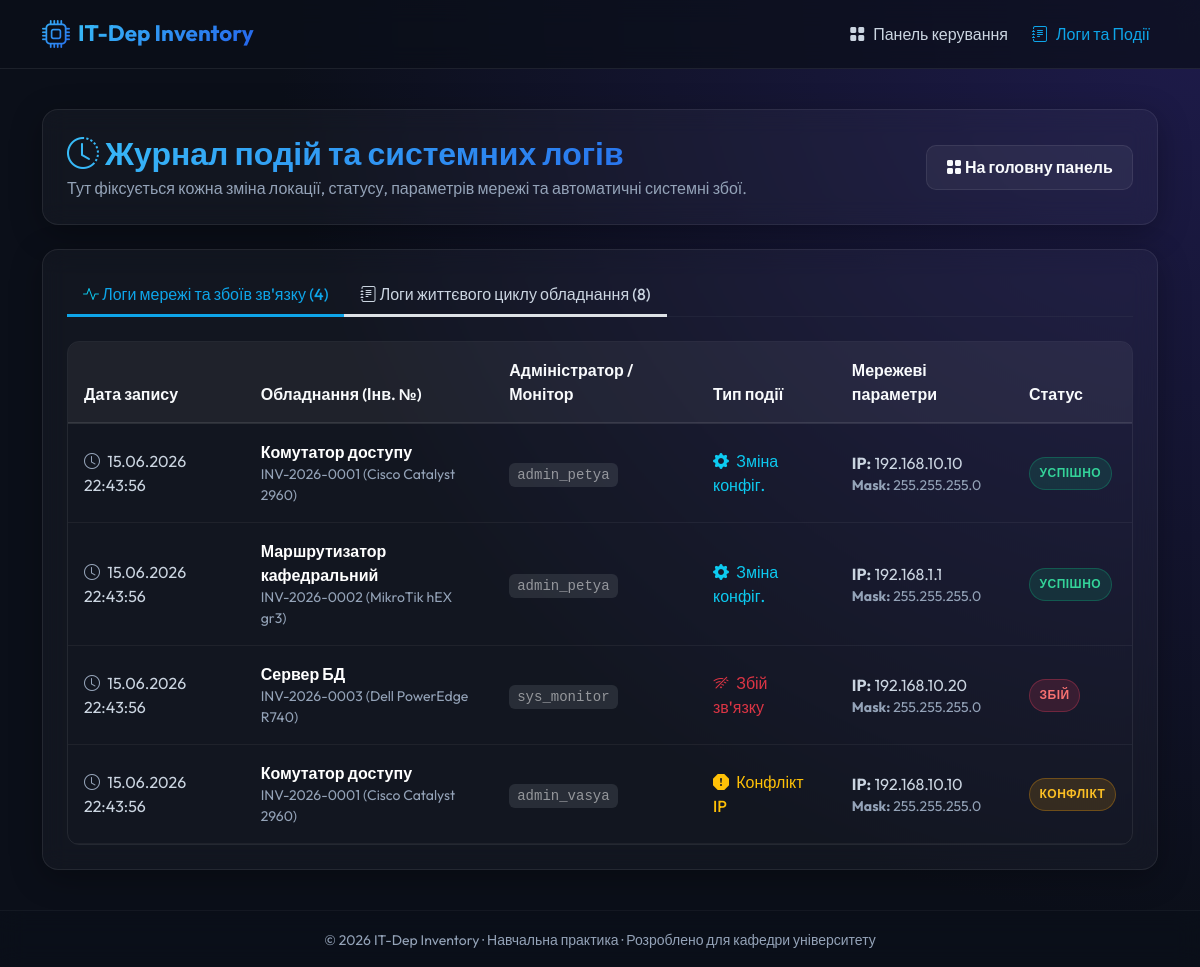
The page /history_logs.php on the database as committed earlier.
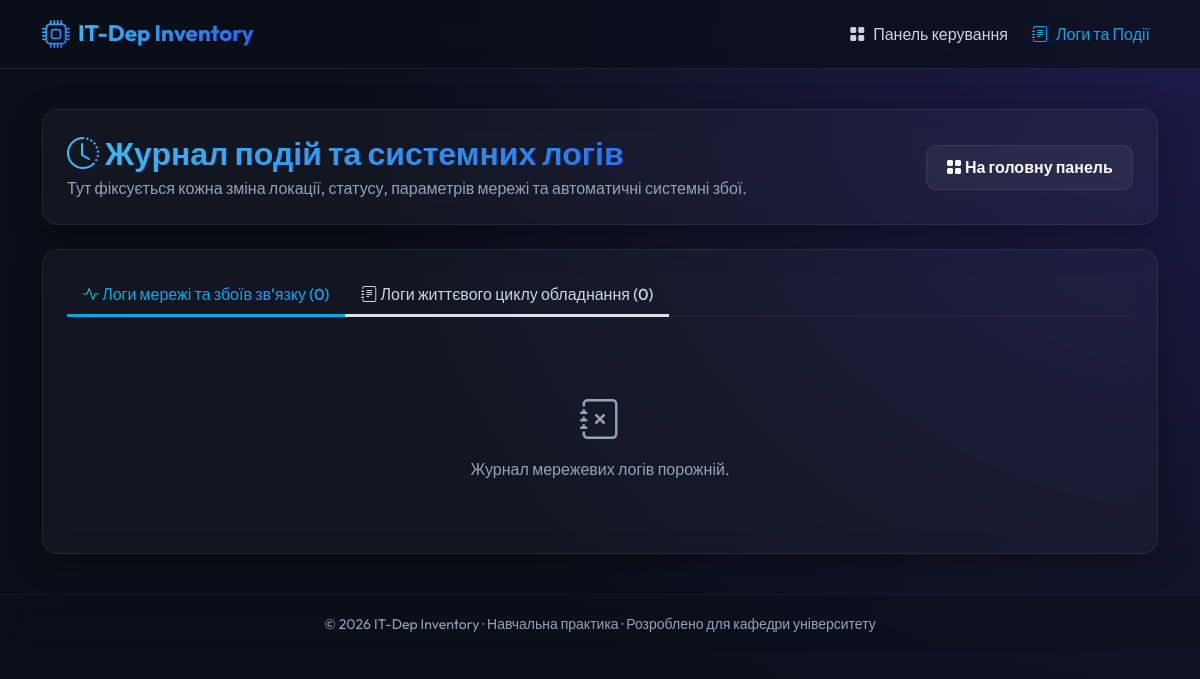
The same page on the database as committed later.
### tables this page shows
CREATE TABLE IF NOT EXISTS `network_history_and_logs` (
    `id` INT AUTO_INCREMENT PRIMARY KEY,
    `device_id` INT NOT NULL,
    `admin_name` VARCHAR(100) NOT NULL,
    `log_type` ENUM('зміна налаштувань', 'збій зв\'язку', 'конфлікт', 'відновлення') NOT NULL,
    `ip_address` VARCHAR(45) DEFAULT NULL,
    `subnet_mask` VARCHAR(45) DEFAULT NULL,
    `gateway` VARCHAR(45) DEFAULT NULL,
    `session_status` ENUM('успішно', 'конфлікт', 'збій') NOT NULL DEFAULT 'успішно',
    `log_date` TIMESTAMP DEFAULT CURRENT_TIMESTAMP,
    FOREIGN KEY (`device_id`) REFERENCES `devices`(`id`) ON DELETE CASCADE
);

CREATE TABLE IF NOT EXISTS `devices` (
    `id` INT AUTO_INCREMENT PRIMARY KEY,
    `inventory_number` VARCHAR(50) NOT NULL UNIQUE,
    `name` VARCHAR(100) NOT NULL,
    `model` VARCHAR(100) NOT NULL,
    `serial_number` VARCHAR(100) NOT NULL UNIQUE,
    `status` ENUM('в роботі', 'на ремонті', 'в резерві', 'списано') NOT NULL DEFAULT 'в резерві',
    `location` VARCHAR(100) NOT NULL,
    `accepted_date` DATE NOT NULL,
    `responsible_person` VARCHAR(100) NOT NULL,
    INDEX `idx_status` (`status`),
    INDEX `idx_location` (`location`)
);

### history_logs.php (the view, shortened to what the changed rows need)
<?php
require_once 'config/db.php';
try {
    $net_logs_stmt = $pdo->query("
        SELECT n.*, d.name AS device_name, d.inventory_number, d.model
        FROM network_history_and_logs n
        JOIN devices d ON n.device_id = d.id
        ORDER BY n.log_date DESC
    ");
    $net_logs = $net_logs_stmt->fetchAll();
    $dev_history_stmt = $pdo->query("
        SELECT h.*, d.name AS device_name, d.inventory_number, d.model
        FROM device_history h
        JOIN devices d ON h.device_id = d.id
        ORDER BY h.event_date DESC
    ");
    $dev_history = $dev_history_stmt->fetchAll();
} catch (\PDOException $e) {
    die("Помилка бази даних: " . htmlspecialchars($e->getMessage()));
}
require_once 'includes/header.php';
?>
<div class="glass-card mb-4">
    <div class="row align-items-center">
        <div class="col-md-8">
            <h2 class="text-gradient mb-1"><i class="bi bi-clock-history"></i> Журнал подій та системних логів</h2>
        </div>
    </div>
</div>
<div class="glass-card">
    <ul class="nav nav-tabs border-secondary border-opacity-10 mb-4" id="globalLogTabs" role="tablist">
        <li class="nav-item" role="presentation">
            <button class="nav-link active py-2 text-white bg-transparent border-0 border-bottom border-3 border-transparent" id="global-net-tab" data-bs-toggle="tab" data-bs-target="#global-net" type="button" role="tab" aria-controls="global-net" aria-selected="true">
                <i class="bi bi-activity text-info"></i> Логи мережі та збоїв зв'язку (<?php echo count($net_logs); ?>)
            </button>
        </li>
        <li class="nav-item" role="presentation">
            <button class="nav-link py-2 text-white bg-transparent border-0 border-bottom border-3 border-transparent" id="global-dev-tab" data-bs-toggle="tab" data-bs-target="#global-dev" type="button" role="tab" aria-controls="global-dev" aria-selected="false">
                <i class="bi bi-journal-text text-purple"></i> Логи життєвого циклу обладнання (<?php echo count($dev_history); ?>)
            </button>
        </li>
    </ul>
    <div class="tab-content" id="globalLogTabsContent">
        <div class="tab-pane fade show active" id="global-net" role="tabpanel" aria-labelledby="global-net-tab">
            <?php if (empty($net_logs)): ?>
                <div class="text-center py-5 text-muted">
                    <i class="bi bi-journal-x fs-1 mb-2 d-block"></i>
                    Журнал мережевих логів порожній.
                </div>
            <?php else: ?>
                <div class="table-responsive table-responsive-custom">
                    <table class="table table-custom table-hover">
                        <thead>
                            <tr>
                                <th>Дата запису</th>
                                <th>Обладнання (Інв. №)</th>
                                <th>Адміністратор / Монітор</th>
                                <th>Тип події</th>
                                <th>Мережеві параметри</th>
                                <th>Статус</th>
                            </tr>
                        </thead>
                        <tbody>
                            <?php foreach ($net_logs as $log): ?>
                                <tr>
                                    <td>
                                        <i class="bi bi-clock text-muted me-1"></i>
                                        <?php echo date('d.m.Y H:i:s', strtotime($log['log_date'])); ?>
                                    </td>
                                    <td>
                                        <a href="device_view.php?id=<?php echo $log['device_id']; ?>" class="fw-semibold text-white text-decoration-none hover-link">
                                            <?php echo htmlspecialchars($log['device_name']); ?>
                                        </a>
                                        <div class="small text-muted"><?php echo htmlspecialchars($log['inventory_number']); ?> (<?php echo htmlspecialchars($log['model']); ?>)</div>
                                    </td>
                                    <td>
                                        <code class="text-white-50 bg-secondary bg-opacity-25 px-2 py-1 rounded"><?php echo htmlspecialchars($log['admin_name']); ?></code>
                                    </td>
                                    <td>
                                        <?php if ($log['log_type'] === 'зміна налаштувань'): ?>
                                            <span class="text-info fw-medium"><i class="bi bi-gear-fill me-1"></i> Зміна конфіг.</span>
                                        <?php elseif ($log['log_type'] === 'збій зв\'язку'): ?>
                                            <span class="text-danger fw-medium"><i class="bi bi-wifi-off me-1"></i> Збій зв'язку</span>
                                        <?php elseif ($log['log_type'] === 'відновлення'): ?>
                                            <span class="text-success fw-medium"><i class="bi bi-arrow-counterclockwise me-1"></i> Відновлення</span>
                                        <?php else: ?>
                                            <span class="text-warning fw-medium"><i class="bi bi-exclamation-octagon-fill me-1"></i> Конфлікт IP</span>
                                        <?php endif; ?>
                                    </td>
                                    <td>
                                        <?php if ($log['ip_address']): ?>
                                            <div><strong>IP:</strong> <?php echo htmlspecialchars($log['ip_address']); ?></div>
                                            <div class="text-muted small"><strong>Mask:</strong> <?php echo htmlspecialchars($log['subnet_mask']); ?></div>
                                        <?php else: ?>
                                            <span class="text-muted">Не налаштовано</span>
                                        <?php endif; ?>
                                    </td>
                                    <td>
                                        <?php
                                            $statusBadge = 'bg-secondary text-white';
                                            if ($log['session_status'] === 'успішно') $statusBadge = 'badge-in-work';
                                            elseif ($log['session_status'] === 'конфлікт') $statusBadge = 'badge-repair';
                                            elseif ($log['session_status'] === 'збій') $statusBadge = 'badge-decommissioned';
                                        ?>
                                        <span class="badge-custom <?php echo $statusBadge; ?>" style="font-size: 0.75rem; padding: 0.4rem 0.6rem;">
                                            <?php echo htmlspecialchars($log['session_status']); ?>
                                        </span>
                                    </td>
                                </tr>
                            <?php endforeach; ?>
                        </tbody>
                    </table>
                </div>
            <?php endif; ?>
        </div>
    </div>
</div>
<?php
require_once 'includes/footer.php';
?>

Rows that differ between the two databases and show on the page:
removed network_history_and_logs: log_date "15.06.2026 22:43:56", device.name "Комутатор доступу", device.inventory_number "INV-2026-0001", device.model "Cisco Catalyst 2960", admin_name "admin_petya", shows "Зміна конфіг.", ip_address "192.168.10.10", subnet_mask "255.255.255.0", session_status "УСПІШНО"
removed network_history_and_logs: log_date "15.06.2026 22:43:56", device.name "Маршрутизатор кафедральний", device.inventory_number "INV-2026-0002", device.model "MikroTik hEX gr3", admin_name "admin_petya", shows "Зміна конфіг.", ip_address "192.168.1.1", subnet_mask "255.255.255.0", session_status "УСПІШНО"
removed network_history_and_logs: log_date "15.06.2026 22:43:56", device.name "Сервер БД", device.inventory_number "INV-2026-0003", device.model "Dell PowerEdge R740", admin_name "sys_monitor", log_type "збій зв'язку" (drawn), ip_address "192.168.10.20", subnet_mask "255.255.255.0", session_status "ЗБІЙ"
removed network_history_and_logs: log_date "15.06.2026 22:43:56", device.name "Комутатор доступу", device.inventory_number "INV-2026-0001", device.model "Cisco Catalyst 2960", admin_name "admin_vasya", log_type "конфлікт" (drawn), ip_address "192.168.10.10", subnet_mask "255.255.255.0", session_status "КОНФЛІКТ"
Other text that changed with them:
count($net_logs): "4" → "0"
count($dev_history): "8" → "0"
text no longer shown: "Дата запису Обладнання (Інв. №) Адміністратор / Монітор Тип події Мережеві параметри Статус"
text now shown: "Журнал мережевих логів порожній."
